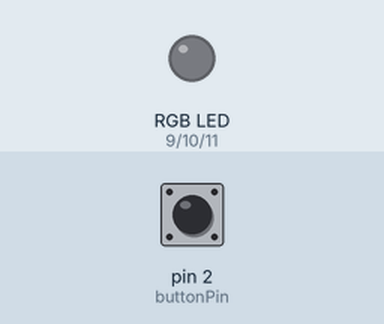
Simulated run of this sketch. Board: Arduino Uno, built with avr-gcc and run on an emulated ATmega328P. Shown: an RGB LED mixed from three pins (HIGH = lit). The inputs (shaded band) are chosen by the test bench; at power-on: pin 2 (buttonPin) LOW.

Above: at 1.2 s.
1.3 s: pin 2 (buttonPin) pulled HIGH for 0.15 s
At 2.8 s:
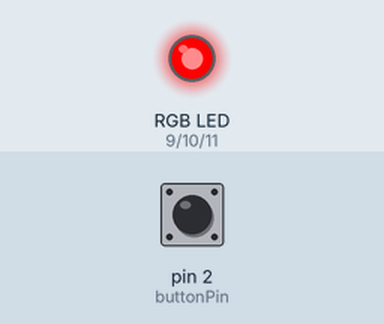
3.3 s: pin 2 (buttonPin) pulled HIGH for 3.2 s
At 6.7 s:
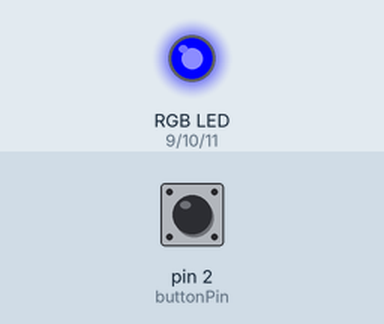
8.0 s: pin 2 (buttonPin) pulled HIGH for 1 s
At 10.4 s:
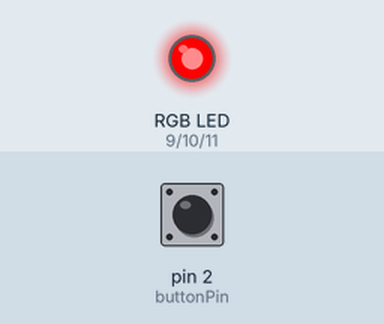
10.8 s: pin 2 (buttonPin) pulsed HIGH 2 times (0.12 s each, 0.3 s apart)
At 11.8 s:
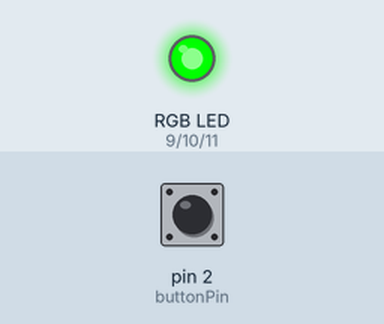
Timing chart, 0 to 13.8 s (numbered marks = the images above; inputs shaded):
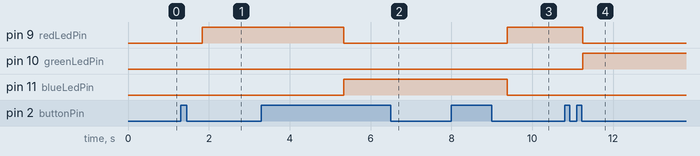

The sketch:

Push_button_Control_of_an_RGB_LED.ino
```cpp
int buttonPin = 2;
int redLedPin = 9;
int greenLedPin = 10;
int blueLedPin = 11;
int currentButtonState = LOW;
int previousButtonReading = LOW;
unsigned long buttonPressTime = 0;
unsigned long buttonReleaseTime = 0;
unsigned long debounceStartTime = 0;
int waitingForDoublePress = 0;
int doublePressDetected = 0;
int longPressDetected = 0;
void setup()
{
  pinMode(buttonPin, INPUT);
  pinMode(redLedPin, OUTPUT);
  pinMode(greenLedPin, OUTPUT);
  pinMode(blueLedPin, OUTPUT);
}

void loop()
{
  unsigned long currentTime = millis();

  int buttonReading = digitalRead(buttonPin);

  if (buttonReading != previousButtonReading)
  {
    debounceStartTime = currentTime;
  }

  if (currentTime - debounceStartTime > 30)
  {
    if (buttonReading != currentButtonState)
    {
      currentButtonState = buttonReading;

      if (currentButtonState == HIGH)
      {
        buttonPressTime = currentTime;
        longPressDetected = 0;

        if (waitingForDoublePress == 1 &&
            currentTime - buttonReleaseTime <= 350)
        {
          doublePressDetected = 1;
          waitingForDoublePress = 0;
        }
      }
      else
      {
        if (longPressDetected == 0)
        {
          if (doublePressDetected == 1)
          {
            digitalWrite(redLedPin, LOW);
            digitalWrite(greenLedPin, HIGH);
            digitalWrite(blueLedPin, LOW);

            doublePressDetected = 0;
          }
          else
          {
            waitingForDoublePress = 1;
            buttonReleaseTime = currentTime;
          }
        }
      }
    }
  }

  if (currentButtonState == HIGH &&
      currentTime - buttonPressTime > 2000 &&
      longPressDetected == 0)
  {
    digitalWrite(redLedPin, LOW);
    digitalWrite(greenLedPin, LOW);
    digitalWrite(blueLedPin, HIGH);

    longPressDetected = 1;
    waitingForDoublePress = 0;
    doublePressDetected = 0;
  }

  if (waitingForDoublePress == 1 &&
      currentTime - buttonReleaseTime > 350)
  {
    digitalWrite(redLedPin, HIGH);
    digitalWrite(greenLedPin, LOW);
    digitalWrite(blueLedPin, LOW);

    waitingForDoublePress = 0;
  }

  previousButtonReading = buttonReading;
}
```

Measured:
- after the input at 1.3 s, pin 9 (redLedPin): LOW → HIGH after 0.53 s
- after the input at 3.3 s, pin 9 (redLedPin): HIGH → LOW after 2.0 s; pin 11 (blueLedPin): LOW → HIGH after 2.0 s
- after the input at 8.0 s, pin 9 (redLedPin): LOW → HIGH after 1.4 s; pin 11 (blueLedPin): HIGH → LOW after 1.4 s
- after the input at 10.8 s, pin 9 (redLedPin): HIGH → LOW after 0.45 s; pin 10 (greenLedPin): LOW → HIGH after 0.45 s
